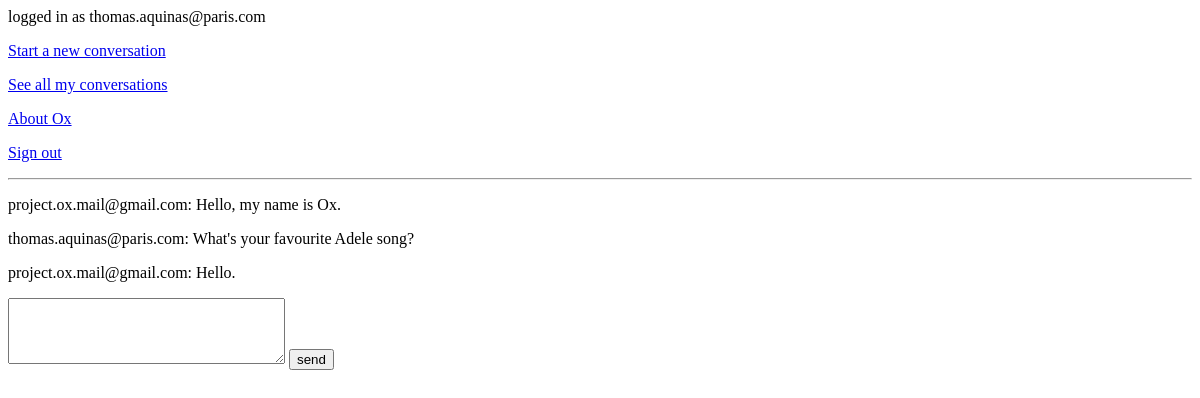
/conversations/1 (signed in), run on an earlier commit of the app's database.
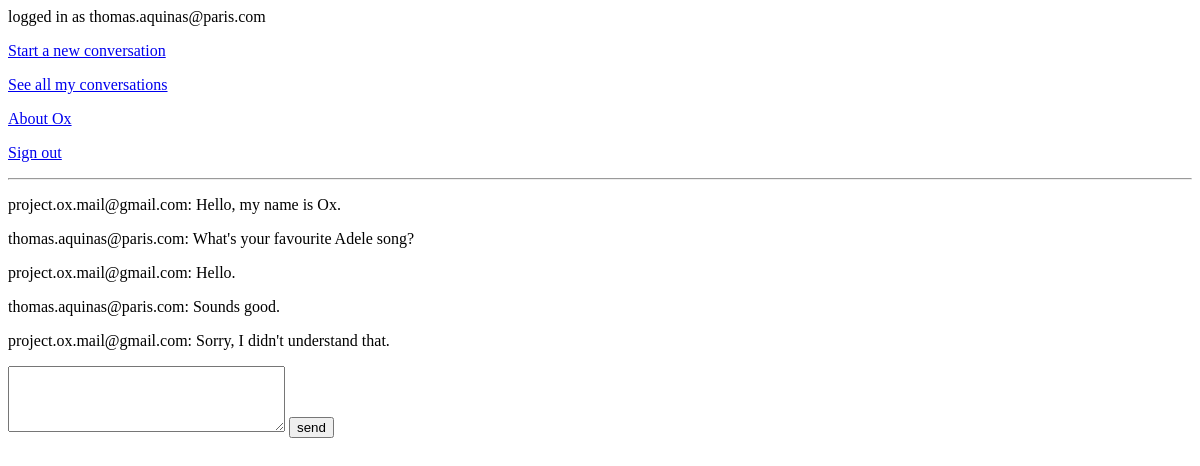
And on a later commit of the database.
### app/models.py (models this page shows, shortened)
class Speaker(UserMixin, db.Model):
    id = db.Column(db.Integer, primary_key=True)
    email = db.Column(db.String(120), index=True, unique=True, nullable=False)
    password_hash = db.Column(db.String(128), nullable=True)
    token = db.Column(db.String(32), index=True, unique=True)
    token_expiry = db.Column(db.DateTime)
    conversations = db.relationship(
        'Conversation',
        secondary=speaker_conversation,
        backref=db.backref('speakers', lazy='dynamic'),
        lazy='dynamic')
    utterances = \
        db.relationship('Utterance', backref='speaker', lazy='dynamic')

class Utterance(db.Model):
    id = db.Column(db.Integer, primary_key=True)
    speaker_id = \
        db.Column(db.Integer, db.ForeignKey('speaker.id'), nullable=False)
    text = db.Column(db.String(128), nullable=False)
    conversation_id = \
        db.Column(db.Integer, db.ForeignKey('conversation.id'), nullable=False)
    timestamp = db.Column(db.DateTime, index=True, default=datetime.utcnow)

### app/browser_main/routes.py (the view)
@bp.route('/conversations/<id>', methods=['GET', 'POST'])
@login_required
def conversation(id):
    conversation = Conversation.query.get(id)
    if not conversation:
        return 'no such conversation', 404
    if current_user not in conversation.speakers:
        return "tried to view another user's conversation", 403
    return _set_up_say_something_form(conversation)

### app/browser_main/forms.py
class SaySomethingForm(FlaskForm):
    text_validators = [DataRequired(), Length(min=1, max=128)]
    text = TextAreaField('text', validators=text_validators)
    send = SubmitField('send')

### app/browser_main/routes.py (called while the page is built, shortened)
def _set_up_say_something_form(conversation, new=False):
    utterances = conversation.utterances
    form = SaySomethingForm()
    return render_template('index.html', utterances=utterances, form=form)

### app/models.py (called while the page is built)
@login.user_loader
def load_speaker(id):
    return Speaker.query.get(int(id))

### app/templates/index.html (shortened to what this page needs)
{% extends "base.html" %}
{% block content %}
    <div>
        <p>logged in as {{ current_user.email }}</p>
        <p><a href="{{ url_for('browser_main.new') }}">Start a new conversation</a></p>
        <p><a href="{{ url_for('browser_main.all_my_conversations') }}">See all my conversations</a></p>
        <p><a href="{{ url_for('static', filename='about.html') }}">About Ox</a></p>
        <p><a href="{{ url_for('browser_auth.sign_out') }}">Sign out</a></p>
    </div>
    <hr>
    {% for utterance in utterances %}
        <p>{{ utterance.speaker.email }}: {{ utterance.text }}</p>
    {% endfor %}
    <form action="" method="post">
        <p>
            {{ form.text(cols=32, rows=4) }} {{form.send}}<br>
        </p>
    </form>
{% endblock %}

### app/templates/base.html (shortened to what this page needs)
<html>
    <head>
    </head>
    <body>
        {% block content %}
        {% endblock %}
    </body>
</html>

What changed in the data, as far as the page shows it:
added Utterance: speaker.email "thomas.aquinas@paris.com", text "Sounds good."
added Utterance: speaker.email "project.ox.mail@gmail.com", text "Sorry, I didn't understand that."
